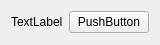
<?xml version="1.0" encoding="UTF-8"?>
<ui version="4.0">
 <class>Form</class>
 <widget class="QWidget" name="Form">
  <property name="geometry">
   <rect>
    <x>0</x>
    <y>0</y>
    <width>160</width>
    <height>45</height>
   </rect>
  </property>
  <property name="windowTitle">
   <string>Form</string>
  </property>
  <layout class="QGridLayout" name="gridLayout_2">
   <item row="0" column="0">
    <layout class="QGridLayout" name="gridLayout">
     <item row="0" column="0">
      <widget class="QLabel" name="label">
       <property name="text">
        <string>TextLabel</string>
       </property>
      </widget>
     </item>
     <item row="0" column="1">
      <widget class="QPushButton" name="pushButton">
       <property name="text">
        <string>PushButton</string>
       </property>
      </widget>
     </item>
    </layout>
   </item>
  </layout>
 </widget>
 <resources/>
 <connections/>
</ui>
